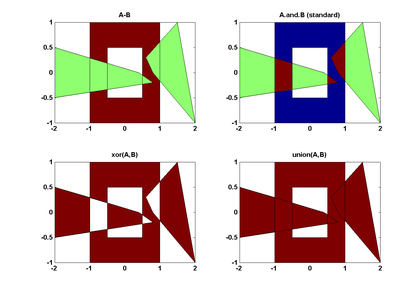
%> input picture nuclei_seg/veta_watershed/PolygonClipper/PolygonClipper_Example.png, 420 x 295 px, shrunk from 1320 x 927 before the run
$ octave --eval "result = nucleiSegmentation(rgb2gray(imread('PolygonClipper/PolygonClipper_Example.png')));"   (GNU Octave 9; MATLAB toolbox functions it lacks are replaced by stand-ins)
%> lines starting %> are read from the running program, lines starting %| are printed output that depends on the picture
function [nuclei properties] = nucleiSegmentation(I, varargin)
% nucleiSegmentation: Performs nuclei segmentation in histopathology
% images using multi-scale and multi-marker watershed segmentation.
%
% Usage:
% ---------
% [nuclei properties] = nucleiSegmentation(I);
%
% or
%
% [nuclei properties] = nucleiSegmentation(I, 'OptionalParameter', value);
%
% Input:
% ---------
% I - Grayscale input image with intensities scaled in the [0 255] range.
%
% For optional input parameters please have a look at the getParameters()
% subroutine of this function.
%
% Output:
% ---------
% nuclei     - Nuclei contours in the same format as returned by
%              bwboundaries().
% properties - Properties of the segmented regions in the same format as
%              returned by regionprops().
%
% Copyright (c) 2012, Mitko Veta
% Image Sciences Institute
% University Medical Center
% Utrecht, The Netherlands
% All rights reserved.
%

p = getParameters(varargin{:});
%> p = {Th 0.2, alpha 1, beta 60, h 0.6, kappa 10, noBackgroundMarkers false}

% make sure the input image is in double format
I = double(I);
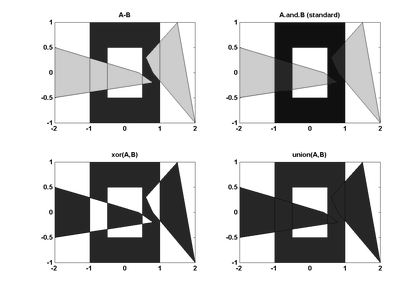
%> I: size 295x420 double; min 0, max 255, mean 199.2

nuclei = cell(1, length(p.scales));
%> nuclei = {[], [], [], [], [], [], [], []}
properties = cell(1, length(p.scales));
%> properties = {[], [], [], [], [], [], [], []}
keep =[]; accepted = [];

%if isempty(gcp('nocreate')), pinfo = parcluster('local'); numpools = pinfo.NumWorkers; parpool(numpools-1); end
for n = 1:length(p.scales)

    disp(['Processing at scale ' num2str(p.scales(n)) ' pixels.']);

    Ip = morphologicalProcessing(I, p.scales(n));

    S = fastRadialSymmetryTransform(Ip, p.scales(n):2*p.scales(n), p.alpha, p.beta, p.kappa);

    LRadialSymmetry = markerControlledWatershedRadialSymmetry(Ip, S, p.h, p.scales(n), p.noBackgroundMarkers);

    [ERadialSymmetry LRadialSymmetry] = bwboundaries(LRadialSymmetry, 'noholes');

    PRadialSymmetry = regionProperties(I, LRadialSymmetry);
% [94 lines not run here, left out]
function Ip = morphologicalProcessing(I, n)

% imreconstruct is faster with single (also logical and uint8)
I = single(I);

% disk-shaped flat structuring elements
B = strel('disk', n, 0);
B2 = strel('disk', floor(n/2), 0);

% stage 1 (opening by reconstruction): remove bright unconnected objects
% smaller than the structuring element
marker1 = imerode(I, B);
%added byr Ricardo M. May could help
%I = adapthisteq(I);
%fprintf('Linea añadida de equalizacion\n')
%%
stage1 = imreconstruct(marker1, I);

t = imcomplement(stage1);

% stage 2 (closing by reconstruction): remove dark unconnected objects
% smaller than the structuring element
marker2 = imerode(t, B);
stage2 = imreconstruct(marker2, t);

t = imcomplement(stage2);

% simplify the shape of the remaining dark objects, disconnect loosly
% connected objects
Ip = imclose(t, B2);

% convert (back) to double
Ip = double(Ip);

end

function S = fastRadialSymmetryTransform(I, radii, alpha, beta, kappa)

[rows cols] = size(I);

[gm dx dy] = imSobel(I);

gm = gm + eps;

dx = dx./gm;
dy = dy./gm;

S = zeros(rows,cols);

[x,y] = meshgrid(1:cols, 1:rows);

% voting coefficients: all set at -1 since the orientation only
% dark fast radial symmetry transform is needed
val = -(gm(:) > beta);

for n = 1:numel(radii);

    r = radii(n);

    negx = x - round(r*dx);
    negy = y - round(r*dy);

    negx( negx<1 ) = 1;
    negx( negx>cols ) = cols;
    negy( negy<1 ) = 1;
    negy( negy>rows ) = rows;

    O = accumarray([negy(:), negx(:)], val, size(I));

    if r < numel(kappa)
        kappa = kappa(r);
    else
        kappa = kappa(end);
    end

    O(O > kappa) = kappa;
    O(O < -kappa) = -kappa;

    Fo = sign(O) .* (abs(O) ./ kappa) .^ alpha;

    % accumulate over all radii
    S = S + r*imGauss(Fo, 0.25*r);

end

% normalize
S = S ./ numel(radii);

end

function L = markerControlledWatershedRadialSymmetry(I, S, h, n, noBackgroundMarkers)

% foreground markers
fg = imextendedmin(S, h);
fg = imclearborder(fg);

% provisional nuclei map
t = imdilate(fg, strel('disk', 2*n));

% background markers
if noBackgroundMarkers
    bg = false(size(fg));
else
    bg = bwmorph(~t, 'thin', Inf);
end

% segmentation function
g = imSobel(I);

% modified segmentation function
D = imimposemin(g, fg | bg);

% marker-controlled watershed
L = double(watershed(D));

% clear background regions
L = L .* ismember(L, unique(L(fg)));

% clear regions on the border
L = imclearborder(L);

% reorder the labels
L = orderLabels(L);

end

% [140 lines left out: functions markerControlledWatershedRegionalMinima, ruleBasedClassification, mergeContours, not called in this run]

%==========================================================================
% Additional utilities

function P = regionProperties(I, L)

PADDING = 1.5;

props = {
    'Area'
    'Perimeter'
    'Eccentricity'
    'MajorAxisLength'
    'MinorAxisLength'
    'EquivDiameter'
    'Solidity'
    'Orientation'
    'Centroid'
    'WeightedCentroid'
    };

% NOTE: the image is inverted
P = regionprops(L, 255-I, props);

% NOTE: the image is inverted
% extract separate images and label images (masks) for each region
[R M D] = labelmatrixToROI(255-I, L, PADDING, [], P);

% calculate additional properties
for k = 1:length(P)

    c = P(k).Centroid;
    w = P(k).WeightedCentroid;
    d = P(k).EquivDiameter;
    a = P(k).Area;
    l = P(k).Perimeter;

    region = R{k};
    regionMask = M{k};
    distance = D{k};

    pixelValues = region(regionMask);

    % circularity:
    circularity = 4 * pi * a / l^2;

    % elliptical deviation:
    % difference between the region and the elliptical approximation of the
    % region
    ellipse = distance <= 1;
    intersection = ellipse & regionMask;
    ellipticalDeviation = 1 - 2*sum(intersection(:)) / (P(k).Area + sum(ellipse(:)));

    % mass displacement:
    % distance betweend centroid and weighted centroid normalized with
    % equivalent diameter
    massDisplacement = sqrt(sum((c - w).^2))/d;

    % integrated intensity:
    integratedIntensity = sum(pixelValues);

    % mean intensity:
    meanIntensity = mean(pixelValues);

    % intensity deviation:
    intensityDeviation = std(pixelValues);

    % intensity range:
    intensityRange = prctile(pixelValues, 97.5)...
        - prctile(pixelValues, 2.5);

    % the inside boundary is defined as the residual between the image
    % region and its erosion with an isotropic strucutring element with
    % radius 1/8 of the equivalent diameter of the region
    se = strel('disk', round(d/8), 0);
    insideBoundary = xor(regionMask, imerode(regionMask, se));
    outsideBoundary = xor(regionMask, imdilate(regionMask, se));

    insideBoundaryValues = region(insideBoundary);
    outsideBoundaryValues = region(outsideBoundary);

    % inside boundary intensity statistics:
    meanInsideBoundaryIntensity = mean(insideBoundaryValues );
    insideBoundaryIntensityDeviation = std(insideBoundaryValues );
    insideBoundaryIntensityRange = prctile(insideBoundaryValues , 97.5) - prctile(insideBoundaryValues , 2.5);
    normalizedInsideBoundaryIntensity = meanInsideBoundaryIntensity / meanIntensity;

    % outside boundary intensuty statistics:
    meanOutsideBoundaryIntensity = mean(outsideBoundaryValues );
    outsideBoundaryIntensityDeviation = std(outsideBoundaryValues );
    outsideBoundaryIntensityRange = prctile(outsideBoundaryValues , 97.5) - prctile(outsideBoundaryValues , 2.5);
    normalizedOutsideBoundaryIntensity = meanOutsideBoundaryIntensity / meanIntensity;

    % boundary saliency:
    boundarySaliency = meanInsideBoundaryIntensity - meanOutsideBoundaryIntensity;
    normalizedBoundarySaliency = normalizedInsideBoundaryIntensity - normalizedOutsideBoundaryIntensity;

    % add to structure
    P(k).Circularity = circularity;
    P(k).EllipticalDeviation = ellipticalDeviation;
    P(k).MassDisplacement = massDisplacement;
    P(k).IntegratedIntensity =  integratedIntensity;
    P(k).MeanIntensity = meanIntensity;
    P(k).IntensityDeviation = intensityDeviation;
    P(k).IntensityRange = intensityRange;
    P(k).MeanInsideBoundaryIntensity = meanInsideBoundaryIntensity;
    P(k).InsideBoundaryIntensityDeviation = insideBoundaryIntensityDeviation;
    P(k).InsideBoundaryIntensityRange = insideBoundaryIntensityRange;
    P(k).NormalizedInsideBoundaryIntensity = normalizedInsideBoundaryIntensity;
    P(k).MeanOutsideBoundaryIntensity = meanOutsideBoundaryIntensity;
    P(k).OutsideBoundaryIntensityDeviation = outsideBoundaryIntensityDeviation;
    P(k).OutsideBoundaryIntensityRange = outsideBoundaryIntensityRange;
    P(k).NormalizedOutsideBoundaryIntensity = normalizedOutsideBoundaryIntensity;
    P(k).BoundarySaliency = boundarySaliency;
    P(k).NormalizedBoundarySaliency = normalizedBoundarySaliency;

end

end

function [R M D] = labelmatrixToROI(I, L, padding, interpType, P)
% labelmatrixToROI: Extracts regions from an image given with a labelmatrix
% as separate images such that the major and minor axes of the regions are
% aligned with the image axes.

if  ~exist('padding', 'var') || isempty(padding)
    padding = 1;
end

if  ~exist('interpType', 'var') || isempty(interpType)
    interpType = 'linear';
end

% the properties matrix can be given as an input if already computed
if  ~exist('P', 'var') || isempty(P)
    props = {
        'Centroid'
        'Orientation'
        'MajorAxisLength'
        'MinorAxisLength'
        };

    P = regionprops(L, props);
end

R = cell(length(P), 1);
M = cell(length(P), 1);
D = cell(length(P), 1);

iI = griddedInterpolant(I, interpType);
iL = griddedInterpolant(L, 'nearest');

warning('off', 'MATLAB:griddedInterpolant:MeshgridEval2DWarnId');

for k = 1:length(P)

    % location, size and orientation of the image
    c = P(k).Centroid;
    a = P(k).MajorAxisLength;
    b = P(k).MinorAxisLength;
    t = P(k).Orientation;

    w = round(a * padding);
    h = round(b * padding);
    phi = degToRad(t);

    % form a sampling grid
    x = -(h/2-0.5):(h/2-0.5);
    y = -(w/2-0.5):(w/2-0.5);

    [X Y] = ndgrid(x, y);

    % rotate and center
    A = rotationTranslationMatrix(phi, c);
    T = maketform('affine', A);

    [V U] = tformfwd(T, Y, X);

    % sample image and label matrix
    %region = interp2(I, U, V, interpType, 0);
    %regionMask = interp2(L, U, V, '*nearest', 0) == k;
    region = iI(U, V);
    regionMask = iL(U, V)==k;

    % NOTE: The sampling of the region mask assumes propper region
    % ordering: k-th region has label k.

    % normalized distance from center
    distance = sqrt((2*X/a).^2 + (2*Y/b).^2);

    region(isnan(region)) = 0;
    regionMask(isnan(regionMask)) = false;

    R{k} = region;
    M{k} = regionMask;
    D{k} = distance;

end

warning('on', 'MATLAB:griddedInterpolant:MeshgridEval2DWarnId');

end

%==========================================================================
% Helpers

% [33 lines left out: functions checkNumericBounds, degToRad, imGauss, not called in this run]

function [gm dx dy] = imSobel(I)
% imSobel: Sobel edge detection.

s = [1 0 -1; 2 0 -2; 1 0 -1];

dx = imfilter(I, s , 'symmetric', 'conv');
dy = imfilter(I, s', 'symmetric', 'conv');

gm = sqrt(dx.^2 + dy.^2);

end

function L = orderLabels(L)
% orderLabels: Ensures the labels of the labelmatrix go from 1 to the
% number of labels.

sz = size(L);

L = L(:);

% in this case: L = b(n)
[b, ~, n] = unique(L);

% the new labels
l = 0:length(b);

L = l(n);

L = reshape(L, sz);

end

% [56 lines left out: functions polygonClipperArea, polygonClipperConvert, rotationTranslationMatrix, roundToOdd, not called in this run]

%==========================================================================
% Parameters parsing

function p = getParameters(varargin)

ip = inputParser;

% scales for multi-scale processing in micrometers:
ip.addOptional('scales', 6:13, @(x)checkNumericBounds(x, 0));
%1:5
%6:13

% fast radial symmetry transform properties (see Loy & Zelinski paper):
ip.addOptional('alpha', 1, @(x)checkNumericBounds(x, 0));

ip.addOptional('beta', 60, @(x)checkNumericBounds(x, 0));

ip.addOptional('kappa', 10, @(x)checkNumericBounds(x, 0));

% h parameter for extended regional minima (see imextendedmin.m):
ip.addOptional('h', 0.6, @(x)checkNumericBounds(x, 0));

% do not calculate background markers (faster):
ip.addOptional('noBackgroundMarkers', false, @islogical);

% properties ranges for rule based rejection:
ranges = {'Solidity', [0.875 1],...
    'MassDisplacement', [0 0.08],...
    'BoundarySaliency', [20 255]
    };

ip.addOptional('featureRanges', ranges, @iscell);

% threshold value for contour merging:
ip.addOptional('Th', 0.2,...
    @(x)checkNumericBounds(x, 0));

% parse properties
ip.parse(varargin{:});
p = ip.Results;

end
%> the loop in nucleiSegmentation, `for n = 1:length(p.scales)` made 1 pass
%> (B in morphologicalProcessing, B2 in morphologicalProcessing, rows in fastRadialSymmetryTransform, cols in fastRadialSymmetryTransform, PADDING in regionProperties) on pass 1: ({Dimensionality 2}, {Dimensionality 2}, 295, 420, 1.5)
%| Processing at scale 6 pixels.
%> pass 1, in morphologicalProcessing, `marker1 = imerode(I, B);`:
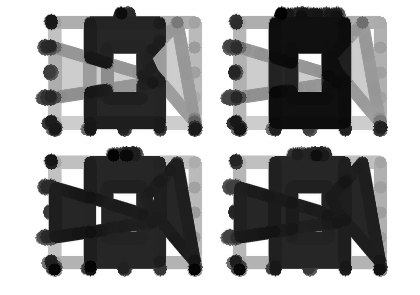
%> marker1: size 295x420 single; min 0, max 255, mean 150.4
%> pass 1, in morphologicalProcessing, `stage1 = imreconstruct(marker1, I);`:
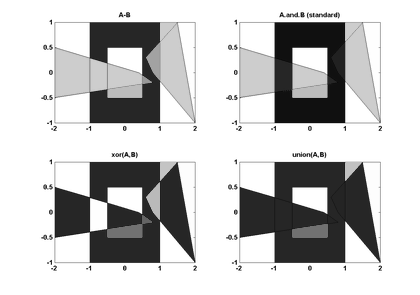
%> stage1: size 295x420 single; min 0, max 255, mean 197.4
%> pass 1, in morphologicalProcessing, `t = imcomplement(stage1);`:
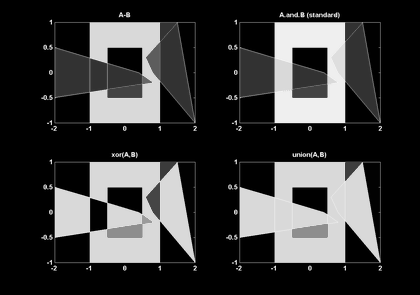
%> t: size 295x420 single; min -254, max 1, mean -196.4; drawn with min black and max white
%> (the run ends here)
